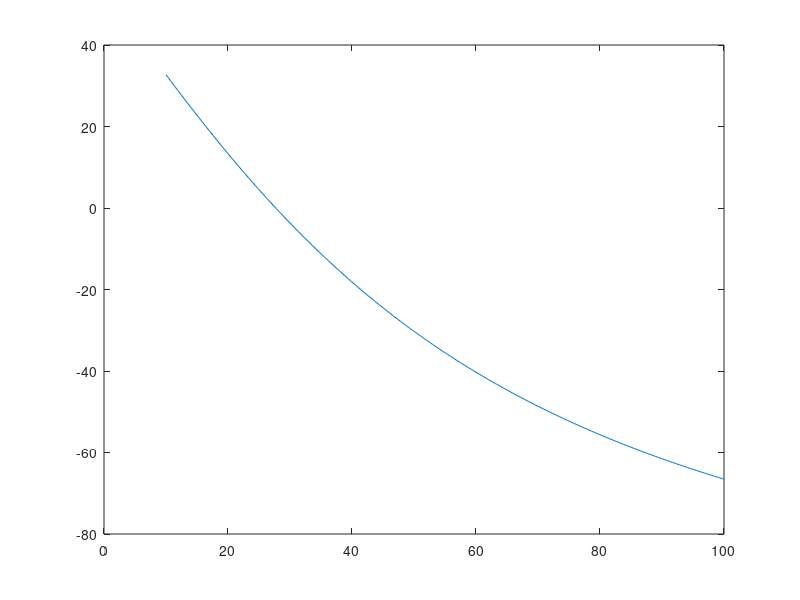

The MATLAB source for this figure:
Z_0_line = 52.34;
Z_0_port = 50;
elec_len = deg2rad(62.11);

L_vals = linspace(10,100,401);

Z_in = Z_0_line.*(1i*L_vals+1i*Z_0_line*tan(elec_len))./(Z_0_line-L_vals.*tan(elec_len));
S11 = (Z_in-Z_0_port)./(Z_in+Z_0_port);
S11_mag = abs(S11);
S11_phase = rad2deg(angle(S11));

plot(L_vals,S11_phase);
